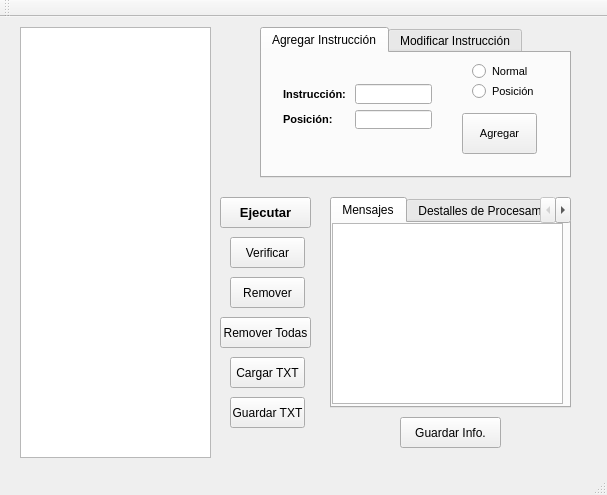
<?xml version="1.0" encoding="UTF-8"?>
<ui version="4.0">
 <class>MainWindow</class>
 <widget class="QMainWindow" name="MainWindow">
  <property name="geometry">
   <rect>
    <x>0</x>
    <y>0</y>
    <width>607</width>
    <height>495</height>
   </rect>
  </property>
  <property name="windowTitle">
   <string>MainWindow</string>
  </property>
  <widget class="QWidget" name="centralWidget">
   <widget class="QListWidget" name="listWidget">
    <property name="geometry">
     <rect>
      <x>20</x>
      <y>10</y>
      <width>191</width>
      <height>431</height>
     </rect>
    </property>
   </widget>
   <widget class="QPushButton" name="btnDocumentTxt">
    <property name="geometry">
     <rect>
      <x>230</x>
      <y>340</y>
      <width>75</width>
      <height>31</height>
     </rect>
    </property>
    <property name="text">
     <string>Cargar TXT</string>
    </property>
   </widget>
   <widget class="QPushButton" name="btnVerificarInstrucciones">
    <property name="geometry">
     <rect>
      <x>230</x>
      <y>220</y>
      <width>75</width>
      <height>31</height>
     </rect>
    </property>
    <property name="text">
     <string>Verificar</string>
    </property>
   </widget>
   <widget class="QTabWidget" name="tabWidget">
    <property name="geometry">
     <rect>
      <x>260</x>
      <y>10</y>
      <width>311</width>
      <height>151</height>
     </rect>
    </property>
    <property name="currentIndex">
     <number>0</number>
    </property>
    <widget class="QWidget" name="tab_3">
     <attribute name="title">
      <string>Agregar Instrucción</string>
     </attribute>
     <widget class="QPushButton" name="btnAddInstruction">
      <property name="geometry">
       <rect>
        <x>200</x>
        <y>60</y>
        <width>75</width>
        <height>41</height>
       </rect>
      </property>
      <property name="font">
       <font>
        <pointsize>8</pointsize>
        <weight>50</weight>
        <bold>false</bold>
       </font>
      </property>
      <property name="text">
       <string>Agregar</string>
      </property>
     </widget>
     <widget class="QRadioButton" name="radAddNormal">
      <property name="geometry">
       <rect>
        <x>210</x>
        <y>10</y>
        <width>82</width>
        <height>17</height>
       </rect>
      </property>
      <property name="font">
       <font>
        <pointsize>8</pointsize>
        <weight>50</weight>
        <bold>false</bold>
       </font>
      </property>
      <property name="text">
       <string>Normal</string>
      </property>
     </widget>
     <widget class="QWidget" name="layoutWidget">
      <property name="geometry">
       <rect>
        <x>10</x>
        <y>20</y>
        <width>171</width>
        <height>67</height>
       </rect>
      </property>
      <layout class="QGridLayout" name="gridLayout">
       <item row="1" column="1">
        <widget class="QLineEdit" name="txtPosicion"/>
       </item>
       <item row="0" column="0">
        <widget class="QLabel" name="lblAddInstruccion">
         <property name="font">
          <font>
           <pointsize>8</pointsize>
           <weight>75</weight>
           <bold>true</bold>
          </font>
         </property>
         <property name="text">
          <string>Instrucción: </string>
         </property>
        </widget>
       </item>
       <item row="1" column="0">
        <widget class="QLabel" name="lblAgregarPosicion">
         <property name="font">
          <font>
           <pointsize>8</pointsize>
           <weight>75</weight>
           <bold>true</bold>
          </font>
         </property>
         <property name="text">
          <string>Posición:</string>
         </property>
        </widget>
       </item>
       <item row="0" column="1">
        <widget class="QLineEdit" name="txtInstruction">
         <property name="toolTip">
          <string>Formato: +/-0000, Ejemplo: +1000 or -1000</string>
         </property>
        </widget>
       </item>
      </layout>
     </widget>
     <widget class="QRadioButton" name="radAddPos">
      <property name="geometry">
       <rect>
        <x>210</x>
        <y>30</y>
        <width>82</width>
        <height>17</height>
       </rect>
      </property>
      <property name="font">
       <font>
        <pointsize>8</pointsize>
        <weight>50</weight>
        <bold>false</bold>
       </font>
      </property>
      <property name="text">
       <string>Posición</string>
      </property>
     </widget>
    </widget>
    <widget class="QWidget" name="tab_4">
     <attribute name="title">
      <string>Modificar Instrucción</string>
     </attribute>
     <widget class="QWidget" name="layoutWidget">
      <property name="geometry">
       <rect>
        <x>20</x>
        <y>20</y>
        <width>171</width>
        <height>67</height>
       </rect>
      </property>
      <layout class="QGridLayout" name="gridLayout_2">
       <item row="0" column="1">
        <widget class="QLineEdit" name="txtModificarInstruccion">
         <property name="toolTip">
          <string>Formato: +/-0000, Ejemplo: +1000 or -1000</string>
         </property>
        </widget>
       </item>
       <item row="1" column="1">
        <widget class="QLineEdit" name="txtModificarPosicion"/>
       </item>
       <item row="0" column="0">
        <widget class="QLabel" name="lblModificarInstruccion">
         <property name="font">
          <font>
           <pointsize>8</pointsize>
           <weight>75</weight>
           <bold>true</bold>
          </font>
         </property>
         <property name="text">
          <string>Instrucción: </string>
         </property>
        </widget>
       </item>
       <item row="1" column="0">
        <widget class="QLabel" name="lblModificarPosicion">
         <property name="font">
          <font>
           <pointsize>8</pointsize>
           <weight>75</weight>
           <bold>true</bold>
          </font>
         </property>
         <property name="text">
          <string>Posición:</string>
         </property>
        </widget>
       </item>
      </layout>
     </widget>
     <widget class="QPushButton" name="btnModificarInstruccion">
      <property name="geometry">
       <rect>
        <x>210</x>
        <y>30</y>
        <width>75</width>
        <height>41</height>
       </rect>
      </property>
      <property name="text">
       <string>Modificar</string>
      </property>
     </widget>
    </widget>
   </widget>
   <widget class="QPushButton" name="btnRemoverInstruction">
    <property name="geometry">
     <rect>
      <x>230</x>
      <y>260</y>
      <width>75</width>
      <height>31</height>
     </rect>
    </property>
    <property name="text">
     <string>Remover</string>
    </property>
   </widget>
   <widget class="QPushButton" name="pushButton">
    <property name="geometry">
     <rect>
      <x>220</x>
      <y>300</y>
      <width>91</width>
      <height>31</height>
     </rect>
    </property>
    <property name="text">
     <string>Remover Todas</string>
    </property>
   </widget>
   <widget class="QPushButton" name="txtEjecutar">
    <property name="geometry">
     <rect>
      <x>220</x>
      <y>180</y>
      <width>91</width>
      <height>31</height>
     </rect>
    </property>
    <property name="font">
     <font>
      <pointsize>10</pointsize>
      <weight>75</weight>
      <bold>true</bold>
     </font>
    </property>
    <property name="text">
     <string>Ejecutar</string>
    </property>
   </widget>
   <widget class="QTabWidget" name="tabWidget_2">
    <property name="geometry">
     <rect>
      <x>330</x>
      <y>180</y>
      <width>241</width>
      <height>211</height>
     </rect>
    </property>
    <property name="currentIndex">
     <number>0</number>
    </property>
    <widget class="QWidget" name="tab">
     <attribute name="title">
      <string>Mensajes</string>
     </attribute>
     <widget class="QTextEdit" name="txtMensajes">
      <property name="geometry">
       <rect>
        <x>0</x>
        <y>0</y>
        <width>231</width>
        <height>181</height>
       </rect>
      </property>
     </widget>
    </widget>
    <widget class="QWidget" name="tab_2">
     <attribute name="title">
      <string>Destalles de Procesamiento</string>
     </attribute>
     <widget class="QTextEdit" name="txtProcesamiento">
      <property name="geometry">
       <rect>
        <x>0</x>
        <y>0</y>
        <width>231</width>
        <height>181</height>
       </rect>
      </property>
     </widget>
    </widget>
   </widget>
   <widget class="QPushButton" name="btnGuardarComandos">
    <property name="geometry">
     <rect>
      <x>230</x>
      <y>380</y>
      <width>75</width>
      <height>31</height>
     </rect>
    </property>
    <property name="text">
     <string>Guardar TXT</string>
    </property>
   </widget>
   <widget class="QPushButton" name="btnGuardarInfoEjecucion">
    <property name="geometry">
     <rect>
      <x>400</x>
      <y>400</y>
      <width>101</width>
      <height>31</height>
     </rect>
    </property>
    <property name="text">
     <string>Guardar Info.</string>
    </property>
   </widget>
  </widget>
  <widget class="QMenuBar" name="menuBar">
   <property name="geometry">
    <rect>
     <x>0</x>
     <y>0</y>
     <width>607</width>
     <height>21</height>
    </rect>
   </property>
  </widget>
  <widget class="QToolBar" name="mainToolBar">
   <attribute name="toolBarArea">
    <enum>TopToolBarArea</enum>
   </attribute>
   <attribute name="toolBarBreak">
    <bool>false</bool>
   </attribute>
  </widget>
  <widget class="QStatusBar" name="statusBar"/>
 </widget>
 <layoutdefault spacing="6" margin="11"/>
 <resources/>
 <connections/>
</ui>
